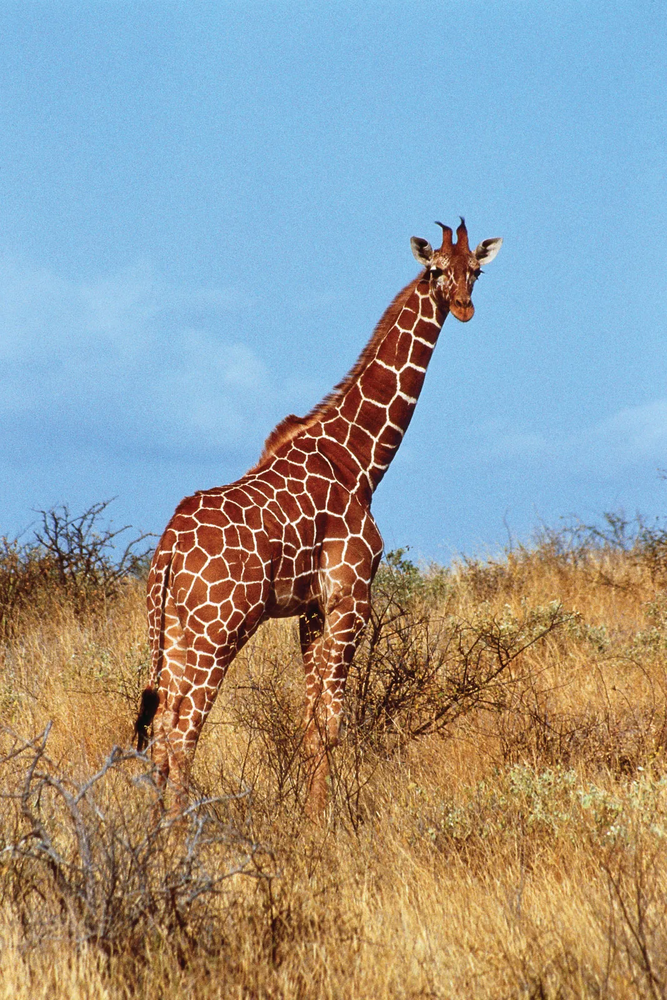
#> input picture Images/giraffe-Kenya.png, 667 x 1000 px, shrunk from 1067 x 1600 before the run, found by its file name
$ jupyter execute code.ipynb
#> lines starting #> are read from the running program, lines starting #| are printed output that depends on the picture
[cell 1]
import cv2
import matplotlib.pyplot as plt
import numpy as np

[cell 2]
image=cv2.imread("..\Images\giraffe-Kenya.png")
#> image is the input picture: shape (1000, 667, 3); mean B, G, R 152, 154.5, 150.9
image_rgb=cv2.cvtColor(image,cv2.COLOR_BGR2RGB)
image_grey=cv2.cvtColor(image,cv2.COLOR_BGR2GRAY)
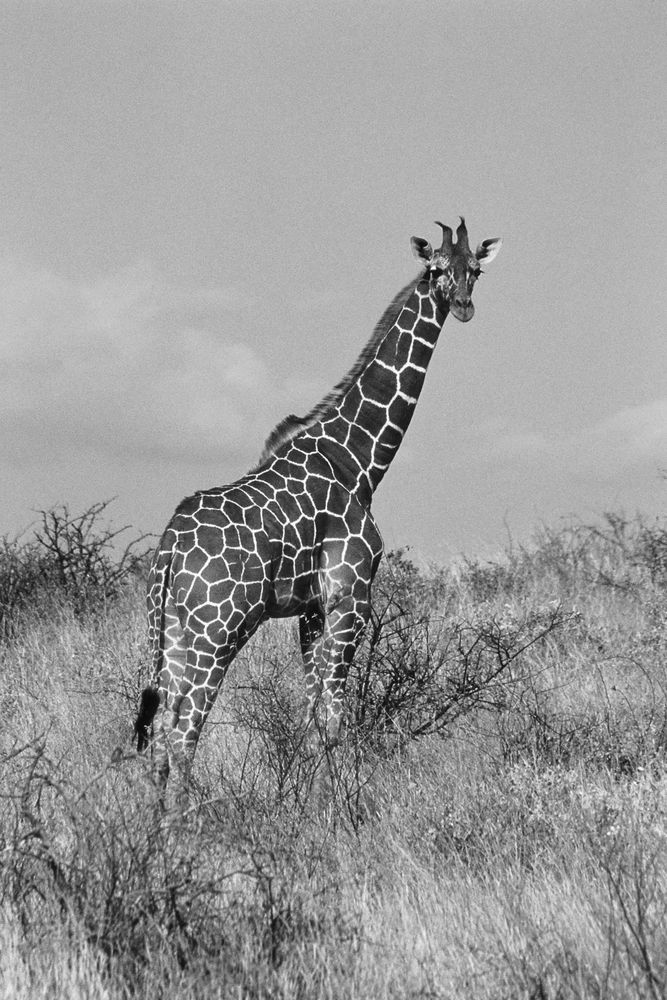
#> image_grey: shape (1000, 667); min 8, max 255, mean 153.2

[cell 3]
kernel_s=10
average_filter=cv2.blur(image_grey,(kernel_s,kernel_s))
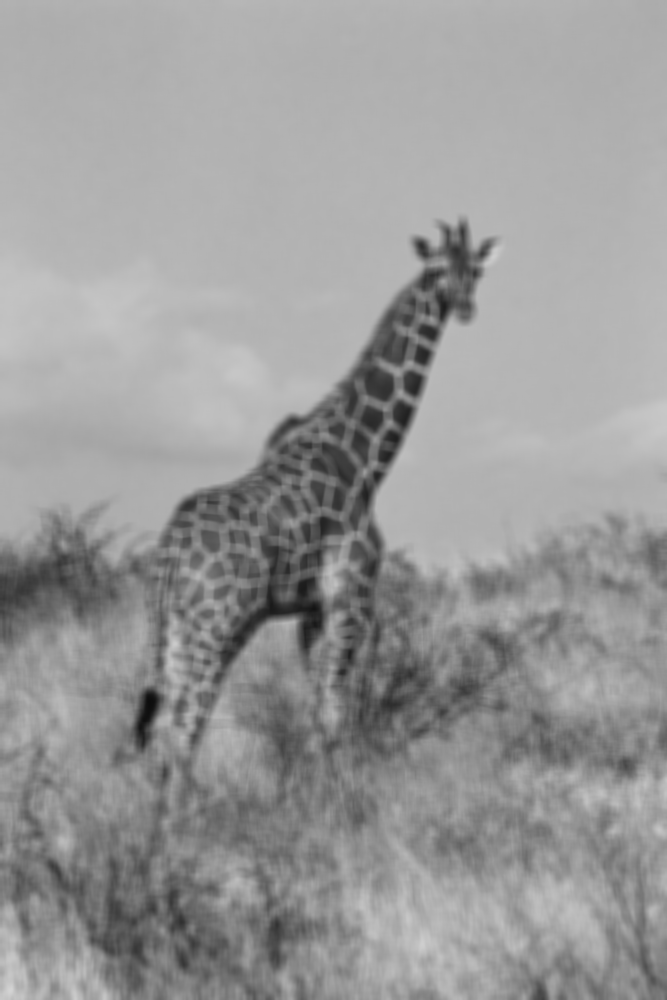
#> average_filter: shape (1000, 667); min 13, max 212, mean 153.2
plt.imshow(average_filter,cmap='grey')

[cell 4]
kernel_s=31
gaussian_blur=cv2.GaussianBlur(image_grey,(kernel_s,kernel_s),0)
plt.imshow(gaussian_blur,cmap='grey')

[cell 5]
median_blur=cv2.medianBlur(image_grey,11)
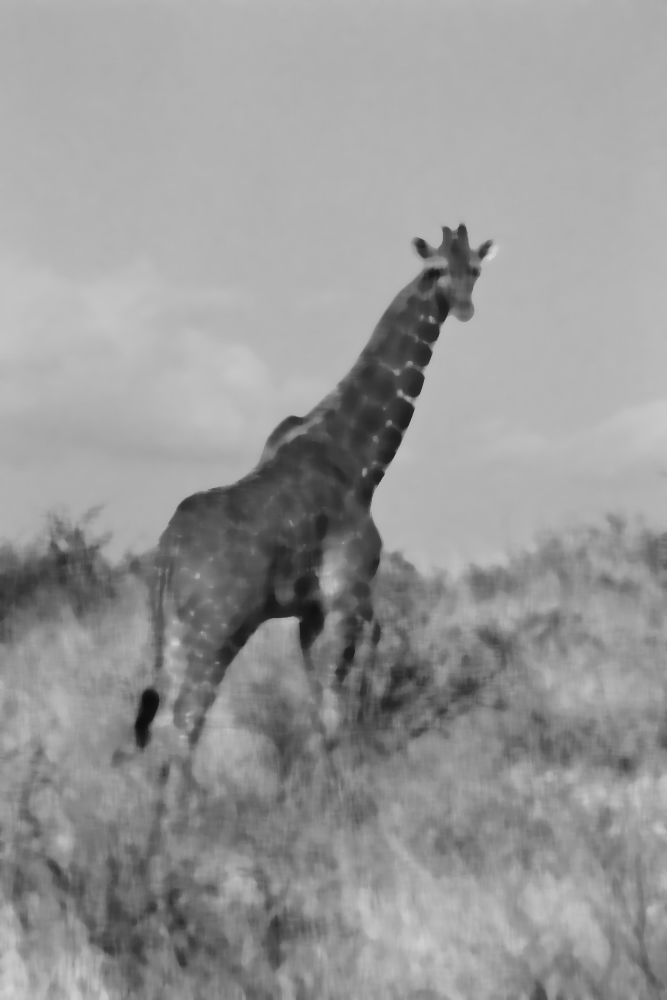
#> median_blur: shape (1000, 667); min 13, max 214, mean 151.7
plt.imshow(gaussian_blur,cmap='grey')

[cell 6]
plt.figure(figsize=(14,12))

plt.subplot(2,2,1)
plt.title("Original Image")
plt.imshow(image_grey,cmap='grey')
plt.axis('off')

plt.subplot(2,2,2)
plt.title("Average Blur")
plt.imshow(average_filter,cmap='grey')
plt.axis('off')

plt.subplot(2,2,3)
plt.title("Gaussian Blur")
plt.imshow(gaussian_blur,cmap='grey')
plt.axis('off')

plt.subplot(2,2,4)
plt.title("Median Blur")
plt.imshow(median_blur,cmap='grey')
plt.axis('off')
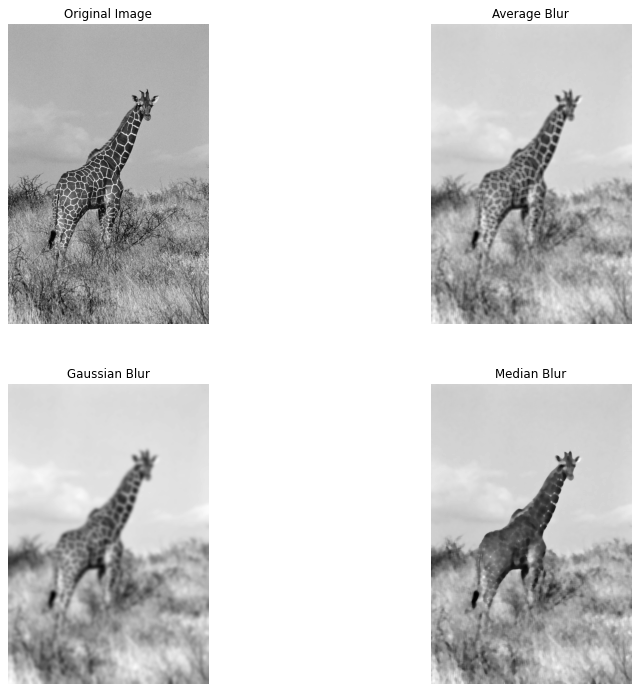
#> figure drawn by matplotlib, 4 panels
